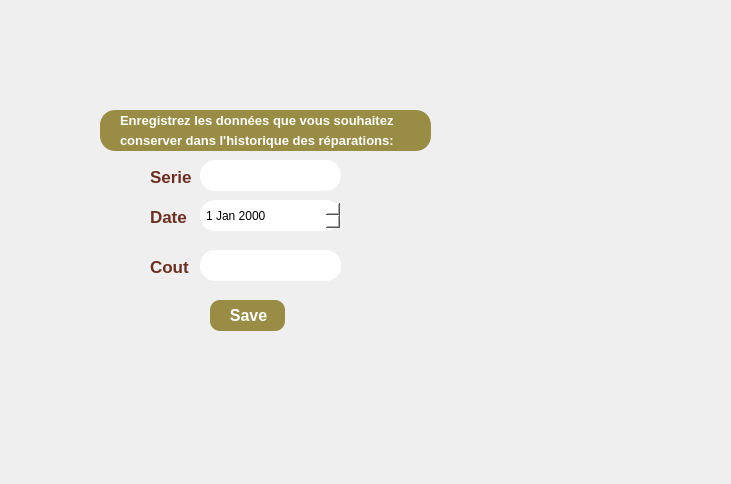
<?xml version="1.0" encoding="UTF-8"?>
<ui version="4.0">
 <class>maintenance</class>
 <widget class="QDialog" name="maintenance">
  <property name="geometry">
   <rect>
    <x>0</x>
    <y>0</y>
    <width>731</width>
    <height>484</height>
   </rect>
  </property>
  <property name="windowTitle">
   <string>Dialog</string>
  </property>
  <widget class="QLabel" name="label_5">
   <property name="geometry">
    <rect>
     <x>120</x>
     <y>130</y>
     <width>341</width>
     <height>20</height>
    </rect>
   </property>
   <property name="styleSheet">
    <string notr="true">QLabel {
	font: 75 8pt &quot;MS Shell Dlg 2&quot;;
font-weight: bold;
font-size: 13px;
color: white;}</string>
   </property>
   <property name="text">
    <string>conserver dans l'historique des réparations:</string>
   </property>
  </widget>
  <widget class="QPushButton" name="save">
   <property name="geometry">
    <rect>
     <x>210</x>
     <y>300</y>
     <width>75</width>
     <height>31</height>
    </rect>
   </property>
   <property name="styleSheet">
    <string notr="true">QPushButton {
color: white;
background-color: #998C45;
border-style: solid;
border-radius: 10;
padding: 1px;
font-size: 17px;
padding-left: 12px;
padding-right: 10px;
font-weight: bold;
font-size: 16px;
color: #FFFFF;
font-family: Tahoma;
}
QPushButton:pressed{
color: #b1b1b1
}</string>
   </property>
   <property name="text">
    <string>Save</string>
   </property>
  </widget>
  <widget class="QLineEdit" name="serie">
   <property name="geometry">
    <rect>
     <x>200</x>
     <y>160</y>
     <width>141</width>
     <height>31</height>
    </rect>
   </property>
   <property name="styleSheet">
    <string notr="true">QLineEdit{
border: 2px white;
border-radius: 15px;
background: #FFFFFF;
padding-left: 10px;
font: 10pt &quot;Yu Gothic UI&quot;;

}
QLineEdit:focus{
border: 2px black;

background: #bdbdbd
}</string>
   </property>
  </widget>
  <widget class="QLabel" name="label_3">
   <property name="geometry">
    <rect>
     <x>150</x>
     <y>260</y>
     <width>47</width>
     <height>14</height>
    </rect>
   </property>
   <property name="styleSheet">
    <string notr="true">QLabel {
	font: 10pt &quot;Yu Gothic UI&quot;;
font-weight: bold;
font-size: 17px;
color: #6D2F20;
}</string>
   </property>
   <property name="text">
    <string>Cout</string>
   </property>
  </widget>
  <widget class="QLabel" name="label_2">
   <property name="geometry">
    <rect>
     <x>150</x>
     <y>210</y>
     <width>47</width>
     <height>14</height>
    </rect>
   </property>
   <property name="styleSheet">
    <string notr="true">QLabel {
	font: 10pt &quot;Yu Gothic UI&quot;;
font-weight: bold;
font-size: 17px;
color: #6D2F20;
}</string>
   </property>
   <property name="text">
    <string>Date</string>
   </property>
  </widget>
  <widget class="QDateEdit" name="date">
   <property name="geometry">
    <rect>
     <x>200</x>
     <y>200</y>
     <width>141</width>
     <height>31</height>
    </rect>
   </property>
   <property name="styleSheet">
    <string notr="true">QDateEdit
{border: 2px white;
border-radius: 15px;
    background-color: white;
    border-style: solid;
    border-width: 4px;
    border-color: white;
    spacing: 5px; 
}</string>
   </property>
  </widget>
  <widget class="QLabel" name="label_4">
   <property name="geometry">
    <rect>
     <x>-40</x>
     <y>-20</y>
     <width>831</width>
     <height>700</height>
    </rect>
   </property>
   <property name="text">
    <string/>
   </property>
   <property name="pixmap">
    <pixmap resource="pic.qrc">:/new/prefix/photo maintenence.png</pixmap>
   </property>
   <property name="scaledContents">
    <bool>true</bool>
   </property>
  </widget>
  <widget class="QLabel" name="label">
   <property name="geometry">
    <rect>
     <x>150</x>
     <y>170</y>
     <width>47</width>
     <height>14</height>
    </rect>
   </property>
   <property name="styleSheet">
    <string notr="true">QLabel {
	font: 10pt &quot;Yu Gothic UI&quot;;
font-weight: bold;
font-size: 17px;
color: #6D2F20;
}</string>
   </property>
   <property name="text">
    <string>Serie</string>
   </property>
  </widget>
  <widget class="QLineEdit" name="cout">
   <property name="geometry">
    <rect>
     <x>200</x>
     <y>250</y>
     <width>141</width>
     <height>31</height>
    </rect>
   </property>
   <property name="styleSheet">
    <string notr="true">QLineEdit{
border: 2px white;
border-radius: 15px;
background: #FFFFFF;
padding-left: 10px;
font: 10pt &quot;Yu Gothic UI&quot;;

}
QLineEdit:focus{
border: 2px black;

background: #bdbdbd
}</string>
   </property>
  </widget>
  <widget class="QLabel" name="label_6">
   <property name="geometry">
    <rect>
     <x>100</x>
     <y>110</y>
     <width>331</width>
     <height>41</height>
    </rect>
   </property>
   <property name="styleSheet">
    <string notr="true">QLabel {
border: 2px white;
border-radius: 15px;
background-color: #998C45;}</string>
   </property>
   <property name="text">
    <string/>
   </property>
  </widget>
  <widget class="QLabel" name="labell">
   <property name="geometry">
    <rect>
     <x>120</x>
     <y>100</y>
     <width>291</width>
     <height>41</height>
    </rect>
   </property>
   <property name="styleSheet">
    <string notr="true">QLabel {
	font: 75 8pt &quot;MS Shell Dlg 2&quot;;

font-weight: bold;
font-size: 13px;
color: white;}</string>
   </property>
   <property name="text">
    <string>Enregistrez les données que vous souhaitez</string>
   </property>
  </widget>
  <zorder>label_4</zorder>
  <zorder>save</zorder>
  <zorder>date</zorder>
  <zorder>label_6</zorder>
  <zorder>label_3</zorder>
  <zorder>serie</zorder>
  <zorder>label_2</zorder>
  <zorder>label</zorder>
  <zorder>labell</zorder>
  <zorder>label_5</zorder>
  <zorder>cout</zorder>
 </widget>
 <resources>
  <include location="pic.qrc"/>
 </resources>
 <connections/>
</ui>
